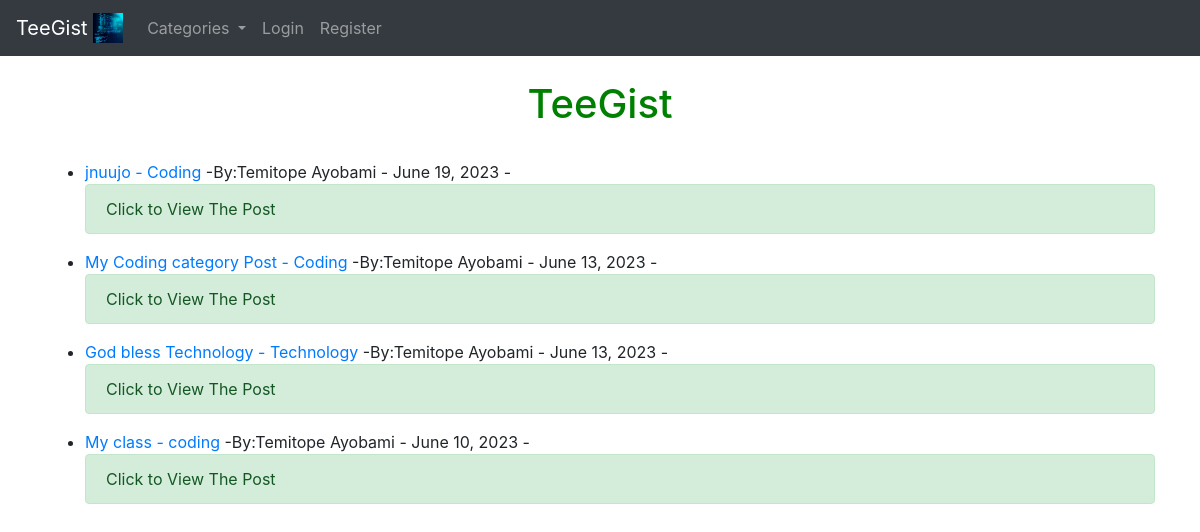
/, run on an earlier commit of the app's database.
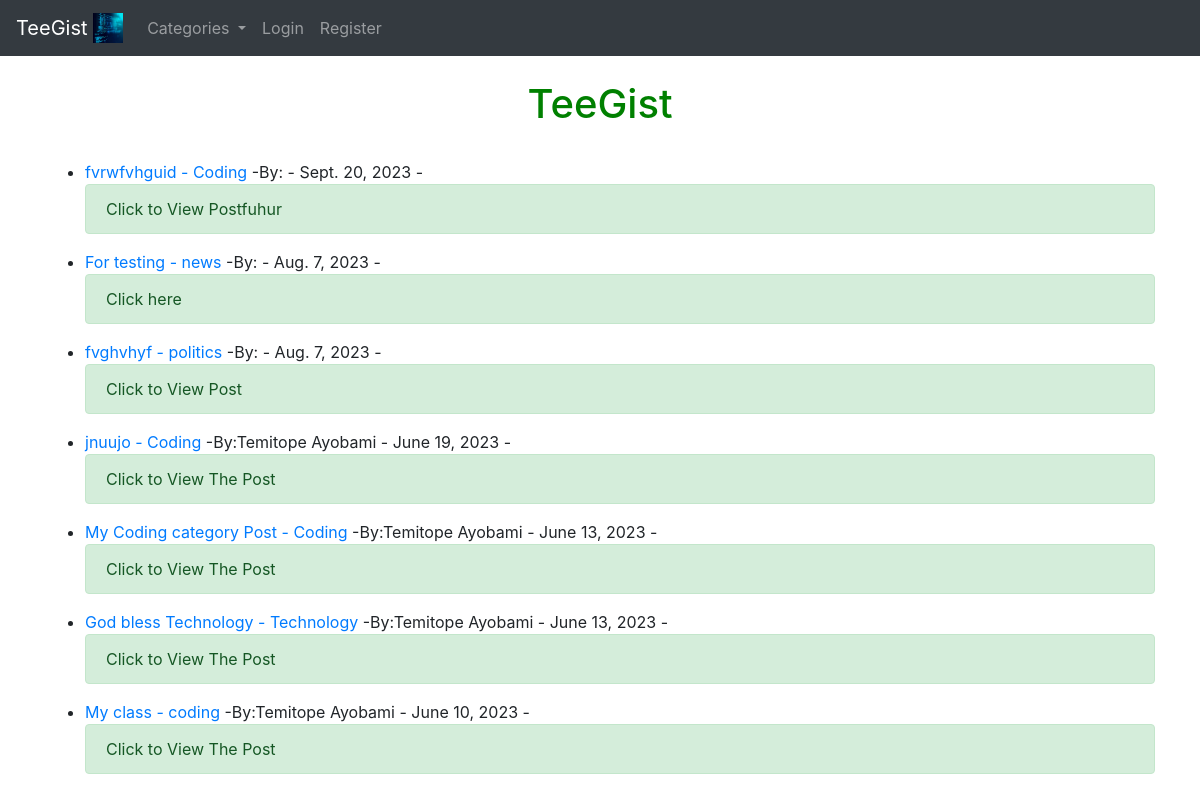
And on a later commit of the database.
### app_folder/models.py (models this page shows, shortened)
class Post(models.Model):
    title = models.CharField(max_length=250)
    upload_image = models.ImageField(null=True, blank=True, upload_to ='images/')
    title_tag = models.CharField(max_length=250, default='This is a blog Web App!')
    author = models.ForeignKey(User, on_delete=models.CASCADE)
    body = RichTextField(blank=True, null=True)
    posted_at = models.DateField(auto_now_add=True)
    category = models.CharField(max_length=255, default='Technology')
    snippet = models.CharField(max_length=255, default="Click to View Post")
    likes = models.ManyToManyField(User, related_name='blog_posts')

### app_folder/views.py (the view)
# urls.py: path('', HomeView.as_view(), name = 'home'),
class HomeView(ListView):
    model = Post
    template_name = 'apps/home.html'
    ordering = ['-posted_at']
    def get_context_data(self, *args, **kwargs):
        cat_menu = Category.objects.all()
        context = super(HomeView, self).get_context_data(*args, **kwargs)
        context["cat_menu"] = cat_menu
        return context

### app_folder/models.py (called while the page is built)
    def __str__(self):
        return self.name

### app_folder/templates/apps/home.html (shortened to what this page needs)
{% extends 'blogs/base.html' %}
{% block content %}
<br/>
<h1 class = "container " style = "color:green; text-align:center;"> TeeGist </h1> <br/>
{% for post in object_list %}
<ul>
<li> <a href = "{% url 'details' post.pk %}">{{ post.title }} </a>
          <a href = "{% url 'category' post.category|slugify %}">- {{ post.category }}</a>
     -By:{{ post.author.first_name }}
      {{ post.author.last_name }} -
      {{ post.posted_at }} -
 <br/>
</li>
<a href = "{% url 'details' post.pk %}">
     <div class="alert alert-success" role="alert">
          {{ post.snippet }}
     </div>
</a>
</ul>
{% endfor %}
{% endblock %}

What changed in the data, as far as the page shows it:
added Post: title "fvrwfvhguid", category "Coding", posted_at "Sept. 20, 2023", snippet "Click to View Postfuhur"
added Post: title "For testing", category "news", posted_at "Aug. 7, 2023", snippet "Click here"
added Post: title "fvghvhyf", category "politics", posted_at "Aug. 7, 2023", snippet "Click to View Post"
